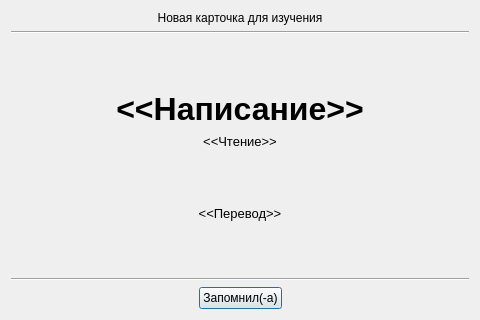
<?xml version="1.0" encoding="UTF-8"?>
<ui version="4.0">
 <class>Dialog</class>
 <widget class="QDialog" name="Dialog">
  <property name="geometry">
   <rect>
    <x>0</x>
    <y>0</y>
    <width>480</width>
    <height>320</height>
   </rect>
  </property>
  <property name="windowTitle">
   <string>Dialog</string>
  </property>
  <layout class="QVBoxLayout" name="verticalLayout_2">
   <item>
    <widget class="QLabel" name="label">
     <property name="text">
      <string>Новая карточка для изучения</string>
     </property>
     <property name="alignment">
      <set>Qt::AlignCenter</set>
     </property>
    </widget>
   </item>
   <item>
    <widget class="Line" name="line">
     <property name="orientation">
      <enum>Qt::Horizontal</enum>
     </property>
    </widget>
   </item>
   <item>
    <spacer name="verticalSpacer">
     <property name="orientation">
      <enum>Qt::Vertical</enum>
     </property>
     <property name="sizeHint" stdset="0">
      <size>
       <width>20</width>
       <height>40</height>
      </size>
     </property>
    </spacer>
   </item>
   <item>
    <layout class="QVBoxLayout" name="verticalLayout">
     <item>
      <widget class="QLabel" name="label_2">
       <property name="font">
        <font>
         <pointsize>24</pointsize>
         <weight>75</weight>
         <bold>true</bold>
         <stylestrategy>PreferDefault</stylestrategy>
         <kerning>true</kerning>
        </font>
       </property>
       <property name="text">
        <string>&lt;&lt;Написание&gt;&gt;</string>
       </property>
       <property name="alignment">
        <set>Qt::AlignCenter</set>
       </property>
      </widget>
     </item>
     <item>
      <widget class="QLabel" name="label_3">
       <property name="font">
        <font>
         <pointsize>10</pointsize>
         <weight>50</weight>
         <bold>false</bold>
         <stylestrategy>PreferDefault</stylestrategy>
         <kerning>true</kerning>
        </font>
       </property>
       <property name="text">
        <string>&lt;&lt;Чтение&gt;&gt;</string>
       </property>
       <property name="alignment">
        <set>Qt::AlignCenter</set>
       </property>
      </widget>
     </item>
    </layout>
   </item>
   <item>
    <spacer name="verticalSpacer_2">
     <property name="orientation">
      <enum>Qt::Vertical</enum>
     </property>
     <property name="sizeHint" stdset="0">
      <size>
       <width>20</width>
       <height>40</height>
      </size>
     </property>
    </spacer>
   </item>
   <item>
    <widget class="QLabel" name="label_4">
     <property name="font">
      <font>
       <pointsize>10</pointsize>
       <weight>50</weight>
       <bold>false</bold>
       <stylestrategy>PreferDefault</stylestrategy>
       <kerning>true</kerning>
      </font>
     </property>
     <property name="text">
      <string>&lt;&lt;Перевод&gt;&gt;</string>
     </property>
     <property name="alignment">
      <set>Qt::AlignCenter</set>
     </property>
    </widget>
   </item>
   <item>
    <spacer name="verticalSpacer_3">
     <property name="orientation">
      <enum>Qt::Vertical</enum>
     </property>
     <property name="sizeHint" stdset="0">
      <size>
       <width>20</width>
       <height>40</height>
      </size>
     </property>
    </spacer>
   </item>
   <item>
    <widget class="Line" name="line_2">
     <property name="orientation">
      <enum>Qt::Horizontal</enum>
     </property>
    </widget>
   </item>
   <item>
    <layout class="QHBoxLayout" name="horizontalLayout">
     <item>
      <spacer name="horizontalSpacer">
       <property name="orientation">
        <enum>Qt::Horizontal</enum>
       </property>
       <property name="sizeHint" stdset="0">
        <size>
         <width>40</width>
         <height>20</height>
        </size>
       </property>
      </spacer>
     </item>
     <item>
      <widget class="QPushButton" name="pushButton">
       <property name="text">
        <string>Запомнил(-а)</string>
       </property>
      </widget>
     </item>
     <item>
      <spacer name="horizontalSpacer_2">
       <property name="orientation">
        <enum>Qt::Horizontal</enum>
       </property>
       <property name="sizeHint" stdset="0">
        <size>
         <width>40</width>
         <height>20</height>
        </size>
       </property>
      </spacer>
     </item>
    </layout>
   </item>
  </layout>
 </widget>
 <resources/>
 <connections/>
</ui>
